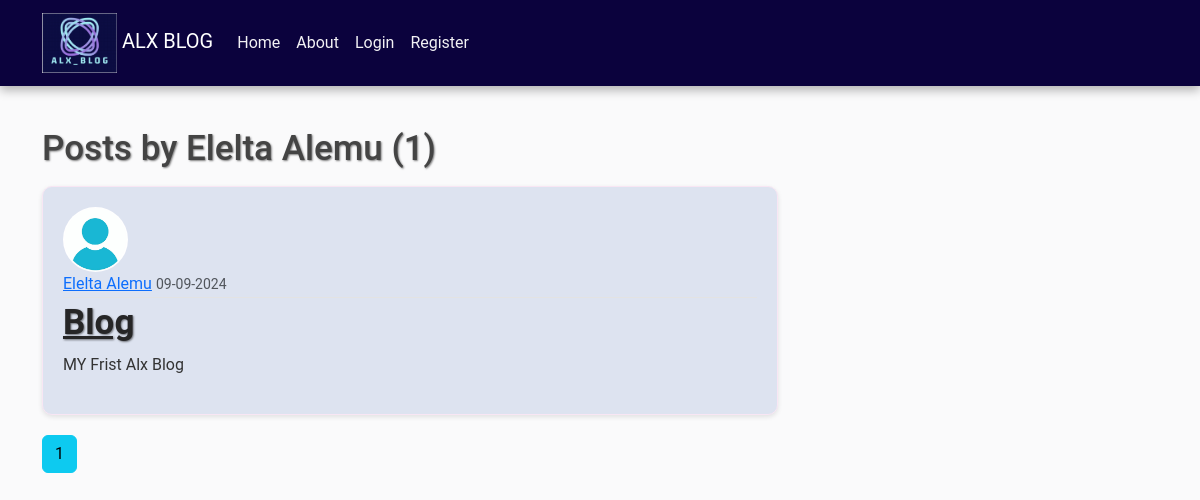
The app's page /user/Elelta Alemu, older data.
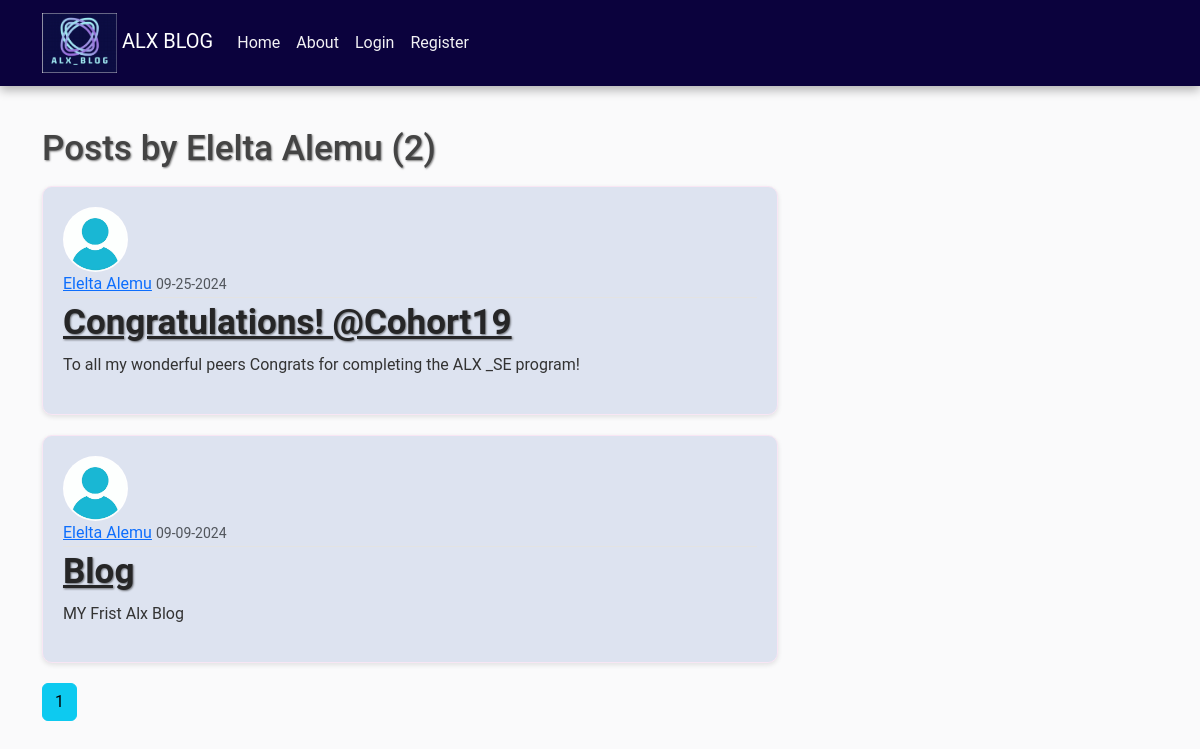
The same page, newer data.
### alxblog/models.py (models this page shows, shortened)
class User(db.Model, UserMixin):
    id = db.Column(db.Integer, primary_key=True)
    username = db.Column(db.String(20), unique=True, nullable=False)
    email = db.Column(db.String(150), unique=True, nullable=False)
    image_file = db.Column(db.String(20), nullable=False, default='default.jpg')
    password = db.Column(db.String(60), nullable=False)
    posts = db.relationship('Post', backref='author', lazy=True)
    comments = db.relationship('Comment', back_populates='user', lazy=True)

class Post(db.Model):
    id = db.Column(db.Integer, primary_key=True)
    title = db.Column(db.String(150), nullable=False)
    date_posted = db.Column(db.DateTime, nullable=False, default=datetime.utcnow)
    content = db.Column(db.Text, nullable=False)
    user_id = db.Column(db.Integer, db.ForeignKey('user.id'), nullable=False)
    comments = db.relationship('Comment', backref='post', lazy=True)

### alxblog/routes.py (the view)
@app.route("/user/<string:username>")
def user_posts(username):
    page = request.args.get('page', 1, type=int)
    user = User.query.filter_by(username=username).first_or_404()
    posts = Post.query.filter_by(author=user)\
        .order_by(Post.date_posted.desc())\
        .paginate(page=page, per_page=5)
    return render_template('user_posts.html', posts=posts, user=user)

### alxblog/templates/user_posts.html
{% extends "layout.html" %}
{% block content %}
<h1 class="mb-3">Posts by {{ user.username }} ({{ posts.total }})</h1>
{% for post in posts.items %}
 <article class="media content-section">
    <img class="rounded-circle article-img" src="{{ url_for('static', filename='profile_pics/' + post.author.image_file) }}">
    <div class="media-body">
      <div class="article-metadata">
        <a class="mr-2" href="{{ url_for('user_posts', username=post.author.username) }}">{{ post.author.username }}</a>
        <small class="text-muted">{{ post.date_posted.strftime('%m-%d-%Y') }}</small>
      </div>
      <h2><a class="article-title" href="{{ url_for('post', post_id=post.id) }}">{{ post.title }}</a></h2>
      <p class="article-content">{{ post.content }}</p>
    </div>
  </article>
{% endfor %}
{% for page_num in posts.iter_pages(left_edge=1, right_edge=1, left_current=1, right_current=2) %}
{% if page_num %}
{% if posts.page == page_num%}
<a class="btn btn-info mb-4" href="{{ url_for('user_posts', username=user.username, page=page_num) }}">{{ page_num }}</a>
{% else %}
<a class="btn btn-outline-info mb-4" href="{{ url_for('user_posts', username=user.username, page=page_num) }}">{{ page_num }}</a>
{% endif %}
{% else %}
...
{% endif %}
{% endfor %}
{% endblock content %}

### alxblog/templates/layout.html (shortened to what this page needs)
<!DOCTYPE html>
<html>
<head>
    <link href="https://cdn.jsdelivr.net/npm/bootstrap@5.3.3/dist/css/bootstrap.min.css" rel="stylesheet">
    <link rel="stylesheet" type="text/css" href="{{ url_for('static', filename='main.css') }}">
</head>
<body>
    <header class="site-header">
        <nav class="navbar navbar-expand-md navbar-dark bg-steel fixed-top">
          <div class="container">
            <a class="navbar-brand mr-4" href="/"> <img src="{{ url_for('static', filename='profile_pics/logo2.png') }}" alt="Alx Blog Logo" style="height: 60px;"> ALX BLOG</a>
            <div class="collapse navbar-collapse" id="navbarToggle">
              <div class="navbar-nav mr-auto">
                <a class="nav-item nav-link" href="{{ url_for('home') }}">Home</a>
                <a class="nav-item nav-link" href="{{ url_for('about') }}">About</a>
              </div>
              <div class="navbar-nav">
                {% if current_user.is_authenticated %}
                <a class="nav-item nav-link" href="{{ url_for('new_post') }}">New Post</a>
                <a class="nav-item nav-link" href="{{ url_for('account') }}">Account</a>
                <a class="nav-item nav-link" href="{{ url_for('logout') }}">Logout</a>
                {% else %}
                <a class="nav-item nav-link" href="{{ url_for('login') }}">Login</a>
                <a class="nav-item nav-link" href="{{ url_for('register') }}">Register</a>
                {% endif %}
              </div>
            </div>
          </div>
        </nav>
      </header>
      <br>
      <br>
      <main role="main" class="container">
        <div class="row">
          <div class="col-md-8">
            {% block content %}{% endblock %}
          </div>
        </div>
      </main>
</body>
</html>

### alxblog/static/main.css (style rules this page uses)
body { background: #fafafb; font-family: "Roboto", sans-serif; font-size: medium; color: #333333; margin-top: 5rem; transition: background 0.5s ease; }
h1, h2, h3, h4, h5, h6 { font-size: 35px; color: #444444; text-shadow: 1px 1px 2px rgba(0, 0, 0, 0.5); }
.bg-steel { background-color: #0b023d; box-shadow: 0 4px 10px rgba(0, 0, 0, 0.3); }
.site-header .navbar-nav .nav-link { color: hsl(260, 11%, 95%); transition: color 0.3s ease; }
.content-section { background: #dde3f0; padding: 20px; border: 1px solid #f8e6f4; border-radius: 10px; margin-bottom: 20px; box-shadow: 0 2px 5px rgba(0, 0, 0, 0.1); transition: transform 0.3s ease; }
.article-title { color: #262627; font-weight: bold; }
.article-content { white-space: pre-line; line-height: 1.6; }
.article-img { height: 65px; width: 65px; margin-right: 16px; border-radius: 50%; }
.article-metadata { padding-bottom: 1px; margin-bottom: 4px; border-bottom: 1px solid #e3e3e3; }

Row changes from the older to the newer data that the page shows:
added Post: image_file (placeholder picture), author.username "Elelta Alemu", date_posted "09-25-2024", title "Congratulations! @Cohort19", content "To all my wonderful peers Congrats for completing the ALX _SE program!"
Text that changed along with them:
{{ posts.total }}: "1" → "2"
